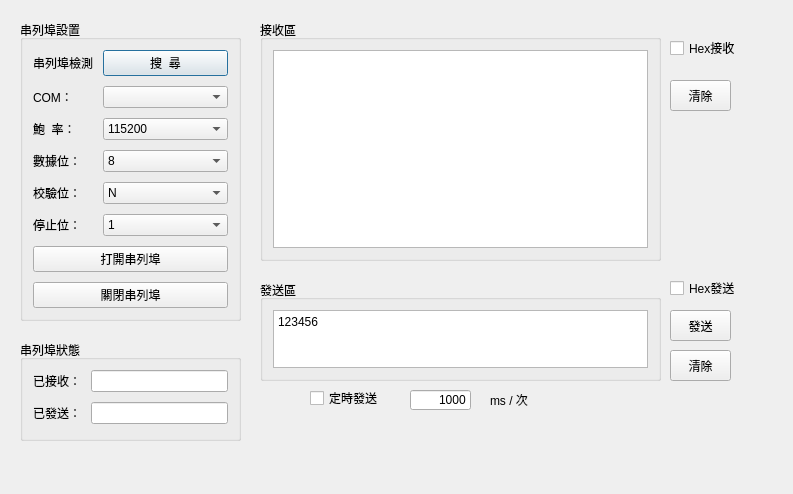
<?xml version="1.0" encoding="UTF-8"?>
<ui version="4.0">
 <class>Form</class>
 <widget class="QWidget" name="Form">
  <property name="geometry">
   <rect>
    <x>0</x>
    <y>0</y>
    <width>793</width>
    <height>494</height>
   </rect>
  </property>
  <property name="windowTitle">
   <string>Form</string>
  </property>
  <widget class="QGroupBox" name="formGroupBox">
   <property name="geometry">
    <rect>
     <x>20</x>
     <y>20</y>
     <width>221</width>
     <height>301</height>
    </rect>
   </property>
   <property name="title">
    <string>串列埠設置</string>
   </property>
   <layout class="QFormLayout" name="formLayout">
    <property name="horizontalSpacing">
     <number>10</number>
    </property>
    <property name="verticalSpacing">
     <number>10</number>
    </property>
    <property name="leftMargin">
     <number>10</number>
    </property>
    <property name="topMargin">
     <number>10</number>
    </property>
    <property name="rightMargin">
     <number>10</number>
    </property>
    <property name="bottomMargin">
     <number>10</number>
    </property>
    <item row="0" column="0">
     <widget class="QLabel" name="s1__lb_1">
      <property name="text">
       <string>串列埠檢測</string>
      </property>
     </widget>
    </item>
    <item row="0" column="1">
     <widget class="QPushButton" name="s1__box_1">
      <property name="text">
       <string>搜  尋</string>
      </property>
      <property name="autoRepeatInterval">
       <number>100</number>
      </property>
      <property name="default">
       <bool>true</bool>
      </property>
     </widget>
    </item>
    <item row="1" column="0">
     <widget class="QLabel" name="s1__lb_2">
      <property name="text">
       <string>COM：</string>
      </property>
     </widget>
    </item>
    <item row="1" column="1">
     <widget class="QComboBox" name="s1__box_2"/>
    </item>
    <item row="2" column="0">
     <widget class="QLabel" name="s1__lb_3">
      <property name="text">
       <string>鮑  率：</string>
      </property>
     </widget>
    </item>
    <item row="2" column="1">
     <widget class="QComboBox" name="s1__box_3">
      <item>
       <property name="text">
        <string>115200</string>
       </property>
      </item>
      <item>
       <property name="text">
        <string>2400</string>
       </property>
      </item>
      <item>
       <property name="text">
        <string>4800</string>
       </property>
      </item>
      <item>
       <property name="text">
        <string>9600</string>
       </property>
      </item>
      <item>
       <property name="text">
        <string>14400</string>
       </property>
      </item>
      <item>
       <property name="text">
        <string>19200</string>
       </property>
      </item>
      <item>
       <property name="text">
        <string>38400</string>
       </property>
      </item>
      <item>
       <property name="text">
        <string>57600</string>
       </property>
      </item>
      <item>
       <property name="text">
        <string>76800</string>
       </property>
      </item>
      <item>
       <property name="text">
        <string>12800</string>
       </property>
      </item>
      <item>
       <property name="text">
        <string>230400</string>
       </property>
      </item>
      <item>
       <property name="text">
        <string>460800</string>
       </property>
      </item>
     </widget>
    </item>
    <item row="3" column="0">
     <widget class="QLabel" name="s1__lb_4">
      <property name="text">
       <string>數據位：</string>
      </property>
     </widget>
    </item>
    <item row="3" column="1">
     <widget class="QComboBox" name="s1__box_4">
      <item>
       <property name="text">
        <string>8</string>
       </property>
      </item>
      <item>
       <property name="text">
        <string>7</string>
       </property>
      </item>
      <item>
       <property name="text">
        <string>6</string>
       </property>
      </item>
      <item>
       <property name="text">
        <string>5</string>
       </property>
      </item>
     </widget>
    </item>
    <item row="4" column="0">
     <widget class="QLabel" name="s1__lb_5">
      <property name="text">
       <string>校驗位：</string>
      </property>
     </widget>
    </item>
    <item row="4" column="1">
     <widget class="QComboBox" name="s1__box_5">
      <item>
       <property name="text">
        <string>N</string>
       </property>
      </item>
     </widget>
    </item>
    <item row="5" column="0">
     <widget class="QLabel" name="s1__lb_6">
      <property name="text">
       <string>停止位：</string>
      </property>
     </widget>
    </item>
    <item row="5" column="1">
     <widget class="QComboBox" name="s1__box_6">
      <item>
       <property name="text">
        <string>1</string>
       </property>
      </item>
     </widget>
    </item>
    <item row="6" column="0" colspan="2">
     <widget class="QPushButton" name="open_button">
      <property name="text">
       <string>打開串列埠</string>
      </property>
     </widget>
    </item>
    <item row="7" column="0" colspan="2">
     <widget class="QPushButton" name="close_button">
      <property name="text">
       <string>關閉串列埠</string>
      </property>
     </widget>
    </item>
   </layout>
  </widget>
  <widget class="QGroupBox" name="verticalGroupBox">
   <property name="geometry">
    <rect>
     <x>260</x>
     <y>20</y>
     <width>401</width>
     <height>241</height>
    </rect>
   </property>
   <property name="title">
    <string>接收區</string>
   </property>
   <layout class="QVBoxLayout" name="verticalLayout">
    <property name="leftMargin">
     <number>10</number>
    </property>
    <property name="topMargin">
     <number>10</number>
    </property>
    <property name="rightMargin">
     <number>10</number>
    </property>
    <property name="bottomMargin">
     <number>10</number>
    </property>
    <item>
     <widget class="QTextBrowser" name="s2__receive_text"/>
    </item>
   </layout>
  </widget>
  <widget class="QGroupBox" name="verticalGroupBox_2">
   <property name="geometry">
    <rect>
     <x>260</x>
     <y>280</y>
     <width>401</width>
     <height>101</height>
    </rect>
   </property>
   <property name="title">
    <string>發送區</string>
   </property>
   <layout class="QVBoxLayout" name="verticalLayout_2">
    <property name="leftMargin">
     <number>10</number>
    </property>
    <property name="topMargin">
     <number>10</number>
    </property>
    <property name="rightMargin">
     <number>10</number>
    </property>
    <property name="bottomMargin">
     <number>10</number>
    </property>
    <item>
     <widget class="QTextEdit" name="s3__send_text">
      <property name="html">
       <string>&lt;!DOCTYPE HTML PUBLIC &quot;-//W3C//DTD HTML 4.0//EN&quot; &quot;http://www.w3.org/TR/REC-html40/strict.dtd&quot;&gt;
&lt;html&gt;&lt;head&gt;&lt;meta name=&quot;qrichtext&quot; content=&quot;1&quot; /&gt;&lt;style type=&quot;text/css&quot;&gt;
p, li { white-space: pre-wrap; }
&lt;/style&gt;&lt;/head&gt;&lt;body style=&quot; font-family:'PMingLiU'; font-size:9pt; font-weight:400; font-style:normal;&quot;&gt;
&lt;p style=&quot; margin-top:0px; margin-bottom:0px; margin-left:0px; margin-right:0px; -qt-block-indent:0; text-indent:0px;&quot;&gt;&lt;span style=&quot; font-family:'SimSun';&quot;&gt;123456&lt;/span&gt;&lt;/p&gt;&lt;/body&gt;&lt;/html&gt;</string>
      </property>
     </widget>
    </item>
   </layout>
  </widget>
  <widget class="QPushButton" name="s3__send_button">
   <property name="geometry">
    <rect>
     <x>670</x>
     <y>310</y>
     <width>61</width>
     <height>31</height>
    </rect>
   </property>
   <property name="text">
    <string>發送</string>
   </property>
  </widget>
  <widget class="QPushButton" name="s3__clear_button">
   <property name="geometry">
    <rect>
     <x>670</x>
     <y>350</y>
     <width>61</width>
     <height>31</height>
    </rect>
   </property>
   <property name="text">
    <string>清除</string>
   </property>
  </widget>
  <widget class="QGroupBox" name="formGroupBox1">
   <property name="geometry">
    <rect>
     <x>20</x>
     <y>340</y>
     <width>221</width>
     <height>101</height>
    </rect>
   </property>
   <property name="title">
    <string>串列埠狀態</string>
   </property>
   <layout class="QFormLayout" name="formLayout_2">
    <property name="horizontalSpacing">
     <number>10</number>
    </property>
    <property name="verticalSpacing">
     <number>10</number>
    </property>
    <property name="leftMargin">
     <number>10</number>
    </property>
    <property name="topMargin">
     <number>10</number>
    </property>
    <property name="rightMargin">
     <number>10</number>
    </property>
    <property name="bottomMargin">
     <number>10</number>
    </property>
    <item row="0" column="0">
     <widget class="QLabel" name="label">
      <property name="text">
       <string>已接收：</string>
      </property>
     </widget>
    </item>
    <item row="1" column="0">
     <widget class="QLabel" name="label_2">
      <property name="text">
       <string>已發送：</string>
      </property>
     </widget>
    </item>
    <item row="0" column="1">
     <widget class="QLineEdit" name="lineEdit"/>
    </item>
    <item row="1" column="1">
     <widget class="QLineEdit" name="lineEdit_2"/>
    </item>
   </layout>
  </widget>
  <widget class="QCheckBox" name="hex_send">
   <property name="geometry">
    <rect>
     <x>670</x>
     <y>280</y>
     <width>91</width>
     <height>16</height>
    </rect>
   </property>
   <property name="text">
    <string>Hex發送</string>
   </property>
  </widget>
  <widget class="QCheckBox" name="hex_receive">
   <property name="geometry">
    <rect>
     <x>670</x>
     <y>40</y>
     <width>91</width>
     <height>16</height>
    </rect>
   </property>
   <property name="text">
    <string>Hex接收</string>
   </property>
  </widget>
  <widget class="QPushButton" name="s2__clear_button">
   <property name="geometry">
    <rect>
     <x>670</x>
     <y>80</y>
     <width>61</width>
     <height>31</height>
    </rect>
   </property>
   <property name="text">
    <string>清除</string>
   </property>
  </widget>
  <widget class="QCheckBox" name="timer_send_cb">
   <property name="geometry">
    <rect>
     <x>310</x>
     <y>390</y>
     <width>91</width>
     <height>16</height>
    </rect>
   </property>
   <property name="text">
    <string>定時發送</string>
   </property>
  </widget>
  <widget class="QLineEdit" name="lineEdit_3">
   <property name="geometry">
    <rect>
     <x>410</x>
     <y>390</y>
     <width>61</width>
     <height>20</height>
    </rect>
   </property>
   <property name="text">
    <string>1000</string>
   </property>
   <property name="alignment">
    <set>Qt::AlignRight|Qt::AlignTrailing|Qt::AlignVCenter</set>
   </property>
  </widget>
  <widget class="QLabel" name="dw">
   <property name="geometry">
    <rect>
     <x>490</x>
     <y>390</y>
     <width>54</width>
     <height>20</height>
    </rect>
   </property>
   <property name="text">
    <string>ms / 次</string>
   </property>
  </widget>
  <widget class="QLabel" name="state_label">
   <property name="geometry">
    <rect>
     <x>20</x>
     <y>450</y>
     <width>671</width>
     <height>18</height>
    </rect>
   </property>
   <property name="text">
    <string/>
   </property>
   <property name="textFormat">
    <enum>Qt::AutoText</enum>
   </property>
   <property name="scaledContents">
    <bool>true</bool>
   </property>
   <property name="alignment">
    <set>Qt::AlignRight|Qt::AlignTrailing|Qt::AlignVCenter</set>
   </property>
  </widget>
  <zorder>verticalGroupBox</zorder>
  <zorder>verticalGroupBox_2</zorder>
  <zorder>formGroupBox</zorder>
  <zorder>s3__send_button</zorder>
  <zorder>s3__clear_button</zorder>
  <zorder>formGroupBox1</zorder>
  <zorder>hex_send</zorder>
  <zorder>hex_receive</zorder>
  <zorder>s2__clear_button</zorder>
  <zorder>timer_send_cb</zorder>
  <zorder>lineEdit_3</zorder>
  <zorder>dw</zorder>
  <zorder>state_label</zorder>
 </widget>
 <resources/>
 <connections/>
</ui>
